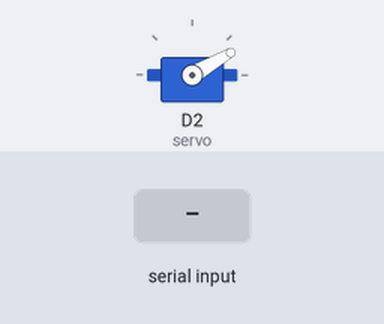
This sketch was run on a simulated ESP8266 (NodeMCU). Shown: servo. The test bench sets the inputs (shaded band).

Above: at 1.2 s.
1.3 s: "90,45\n" received over Serial
At 2.8 s:
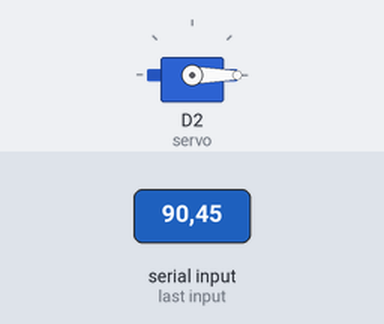
3.8 s: "30,150\n" received over Serial
At 4.6 s:
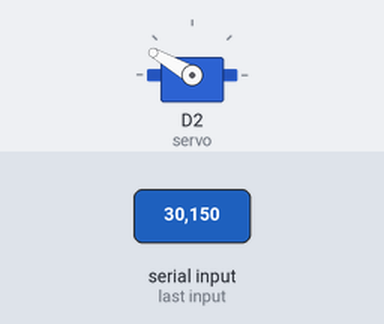
6.3 s: "200\n" received over Serial
At 7.0 s:
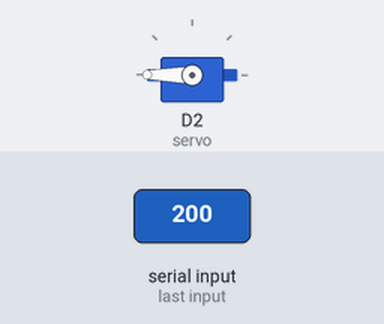
Timing chart, 0 to 9.3 s (numbered marks = the images above; inputs shaded):
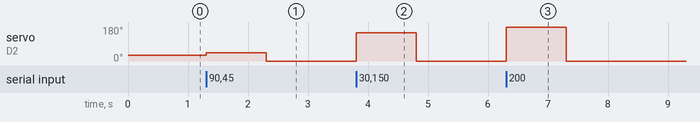

Measured:
- after the input at 1.3 s, servo on D2 (servo): 30° → 45° at once, → 0° 1.0 s later
- after the input at 3.8 s, servo on D2 (servo): 0° → 150° at once, → 0° 1.0 s later
- after the input at 6.3 s, servo on D2 (servo): 0° → 180° at once, → 0° 1.0 s later

The sketch:

controller.ino
```cpp
#include <Servo.h>

Servo servo;

int pos;

void setup() {

  servo.attach(D2, 544, 2400);  //D2

  servo.write(30);
  //delay(2000);

  Serial.begin(9600);
}

void loop() {

  if (Serial.available() > 0) {
    int receivedValue = Serial.parseInt();  // Reads the float
    servo.write(receivedValue);
  }


  /*for (pos = 0; pos <= 90; pos += 1) { // rotate from 0 degrees to 180 degrees
    // in steps of 1 degree
    servo.write(pos);                   // tell servo to go to position in variable 'pos'
    delay(10);                          // waits 10ms for the servo to reach the position
  }*/

}
```
